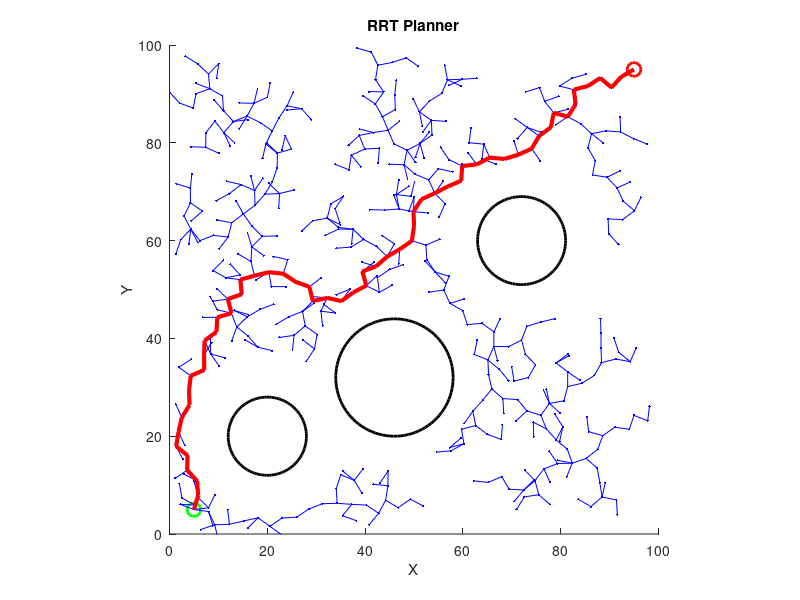

The MATLAB script that drew this image:
clear all;  % Clear workspace
close all;  % Close all figures
clc;        % Clear command window

%% Define environment

bounds = [0, 100;   % x-axis limits
          0, 100]; % y-axis limits

% Define obstacles as [x_center, y_center, radius]
obstacles = [20 20 8;
             46 32 12;
             72 60 9];

% Define start and end points
startp = [5, 5];
endp   = [95, 95];

% Create figure
figure; hold on; axis equal;
xlim(bounds(1,:)); ylim(bounds(2,:));
title('RRT Planner'); xlabel('X'); ylabel('Y');

% Plot obstacles as circles
for i = 1:size(obstacles,1)
    viscircles(obstacles(i,1:2), obstacles(i,3), 'Color','k');
end

% Plot start and goal points
plot(startp(1), startp(2), 'go', 'MarkerSize',10,'LineWidth',2); % Start in green
plot(endp(1), endp(2), 'ro', 'MarkerSize',10,'LineWidth',2);     % Goal in red

drawnow; % Update the figure

%% Separate definitions

it_max = 10000; % Maximum number of iterations
rob_r = 5;      % Robot radius for collision checking
increment = 3;  % Step size (distance to move toward random sample)

V = [startp];   % List of vertices (nodes)
E = [];         % List of edges (connections between vertices)

%% Main RRT loop

for i = 1:it_max

    % Sample a random point within the bounds
    randp = [rand() * bounds(1, 2), rand() * bounds(2, 2)];

    % Compute distances from all vertices to random point
    distances = vecnorm(V - randp, 2, 2);

    % Find nearest vertex
    [~, nearest_idx] = min(abs(distances));

    % Compute direction vector (normalized)
    normal = (randp - V(nearest_idx,:)) / distances(nearest_idx);

    % Compute new point at fixed increment toward random point
    new_p = V(nearest_idx,:) + increment * normal;

    %% Collision check

    n_points = 10; % Number of points along line segment for collision checking
    dx = linspace(0, increment, n_points); % Parameterize the line

    % Points along the line from nearest vertex to new point
    x_line = V(nearest_idx,1) + dx .* normal(1, 1);
    y_line = V(nearest_idx,2) + dx .* normal(1, 2);
    E_line = [x_line(:), y_line(:)];

    [rows_obs, ~] = size(obstacles);
    E_dists = zeros(rows_obs*n_points, 1);

    % Compute distance from each point along line to all obstacles
    for j = 1:n_points
        E_dists((j-1)*rows_obs+1 : j*rows_obs) = vecnorm(E_line(j,:) - obstacles(:,1:2), 2, 2);
    end

    % Required clearance from obstacles (radius + robot radius)
    clearance = obstacles(:,3) + rob_r;

    % Check if new point and path segment are collision-free
    if all(vecnorm(new_p - obstacles(:,1:2),2,2) > clearance) && ...
       all(E_dists > kron(clearance, ones(n_points,1)))

        % Add new point to vertices
        V = [V; new_p];

        % Add edge from nearest vertex to new point
        E = [E; nearest_idx, size(V, 1)];

        % Plot the new edge and point
        plot([V(nearest_idx,1), new_p(1)], [V(nearest_idx,2), new_p(2)], 'b-');
        plot(new_p(1, 1), new_p(1, 2), 'b.', 'MarkerSize', 5);
        drawnow;

        % Check if goal is reached (within increment distance)
        if norm(new_p - endp) < increment
            % Connect final point to goal
            V = [V; endp];
            E = [E; size(V,1)-1, size(V,1)];
            goal_idx = size(V,1);
            disp("Goal reached!");
            break;
        end
    end
end

%% Backtrack path

path = goal_idx;
current = goal_idx;

% Trace back from goal to start using edges
while current ~= 1
    parent = E(E(:,2) == current, 1); % Find parent vertex
    current = parent;
    path = [current, path]; % Build path from start to goal
end

%% Highlight final path

for k = 1:length(path)-1
    plot([V(path(k),1), V(path(k+1),1)], ...
         [V(path(k),2), V(path(k+1),2)], 'r-', 'LineWidth', 3); % Red thick line
end
